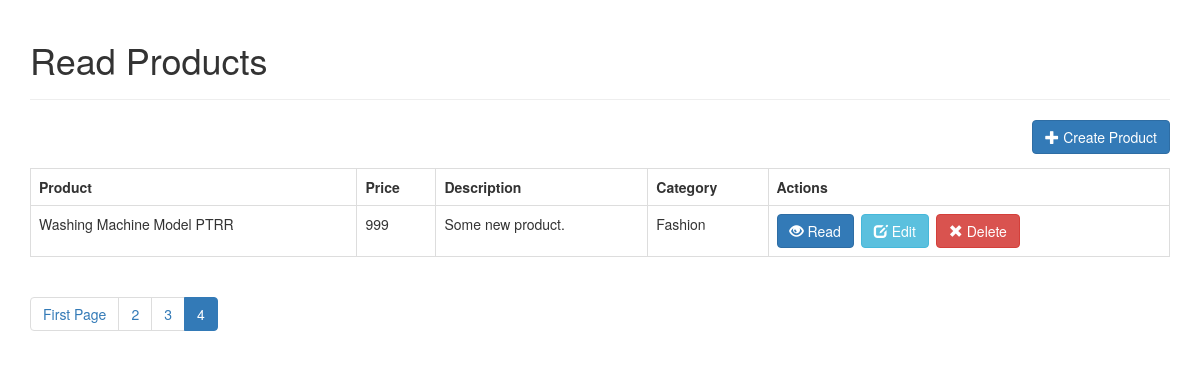
The app's page /index.php?page=4 with its own data.
### tables this page shows
CREATE TABLE `products` (
  `id` int(11) NOT NULL,
  `name` varchar(32) NOT NULL,
  `description` text NOT NULL,
  `price` int(11) NOT NULL,
  `category_id` int(11) NOT NULL,
  `created` datetime NOT NULL,
  `modified` timestamp NOT NULL DEFAULT CURRENT_TIMESTAMP
);

CREATE TABLE `categories` (
  `id` int(11) NOT NULL,
  `name` varchar(256) NOT NULL,
  `created` datetime NOT NULL,
  `modified` timestamp NOT NULL DEFAULT CURRENT_TIMESTAMP
);

### objects/product.php (called while the page is built, shortened)
<?php
class Product{
	private $conn;
	private $table_name = "products";
	public function __construct($db){
		$this->conn = $db;
	}
	function readAll($from_record_num, $records_per_page){
		$query = "SELECT
					id, name, description, price, category_id
				FROM
					" . $this->table_name . "
				ORDER BY
					name ASC
				LIMIT ?, ?";
		$stmt = $this->conn->prepare( $query );
		$stmt->bindParam(1, $from_record_num, PDO::PARAM_INT);
		$stmt->bindParam(2, $records_per_page, PDO::PARAM_INT);
		$stmt->execute();
		return $stmt;
	}
}
?>

### objects/category.php (called while the page is built, shortened)
<?php
class Category{
	private $conn;
	private $table_name = "categories";
	public $id;
	public function __construct($db){
		$this->conn = $db;
	}
	function readName(){
		$query = "SELECT name FROM " . $this->table_name . " WHERE id = ? limit 0,1";
		$stmt = $this->conn->prepare( $query );
		$stmt->bindParam(1, $this->id);
		$stmt->execute();
		$row = $stmt->fetch(PDO::FETCH_ASSOC);
		$this->name = $row['name'];
	}
}
?>

### index.php (the view, shortened to what this page needs)
<?php
$page = isset($_GET['page']) ? $_GET['page'] : 1;
$records_per_page = 5;
$from_record_num = ($records_per_page * $page) - $records_per_page;
include_once 'objects/product.php';
include_once 'objects/category.php';
$database = new Database();
$db = $database->getConnection();
$product = new Product($db);
$category = new Category($db);
include_once "header.php";
echo "<div class='right-button-margin'>";
	echo "<a href='create_product.php' class='btn btn-primary pull-right'>";
		echo "<span class='glyphicon glyphicon-plus'></span> Create Product";
	echo "</a>";
echo "</div>";
$stmt = $product->readAll($from_record_num, $records_per_page);
$num = $stmt->rowCount();
if($num>0){
	echo "<table class='table table-hover table-responsive table-bordered'>";
		echo "<tr>";
			echo "<th>Product</th>";
			echo "<th>Price</th>";
			echo "<th>Description</th>";
			echo "<th>Category</th>";
			echo "<th>Actions</th>";
		echo "</tr>";
		while ($row = $stmt->fetch(PDO::FETCH_ASSOC)){
			extract($row);
			echo "<tr>";
				echo "<td>{$name}</td>";
				echo "<td>{$price}</td>";
				echo "<td>{$description}</td>";
				echo "<td>";
					$category->id = $category_id;
					$category->readName();
					echo $category->name;
				echo "</td>";
				echo "<td>";
					echo "<a href='read_one.php?id={$id}' class='btn btn-primary left-margin'>";
						echo "<span class='glyphicon glyphicon-eye-open'></span> Read";
					echo "</a>";
					echo "<a href='update_product.php?id={$id}' class='btn btn-info left-margin'>";
						echo "<span class='glyphicon glyphicon-edit'></span> Edit";
					echo "</a>";
					echo "<a delete-id='{$id}' class='btn btn-danger delete-object'>";
						echo "<span class='glyphicon glyphicon-remove'></span> Delete";
					echo "</a>";
				echo "</td>";
			echo "</tr>";
		}
	echo "</table>";
	include_once 'paging.php';
}
else{
	echo "<div>No products found.</div>";
}
?>
<?php
include_once "footer.php";
?>

### header.php (style rules this page uses)
.left-margin { margin:0 .5em 0 0; }
.right-button-margin { margin: 0 0 1em 0; overflow: hidden; }

### records on screen
products: name "Washing Machine Model PTRR", price "999", description "Some new product.", category.name "Fashion"

### other values on screen
$page_title "Read Products"
